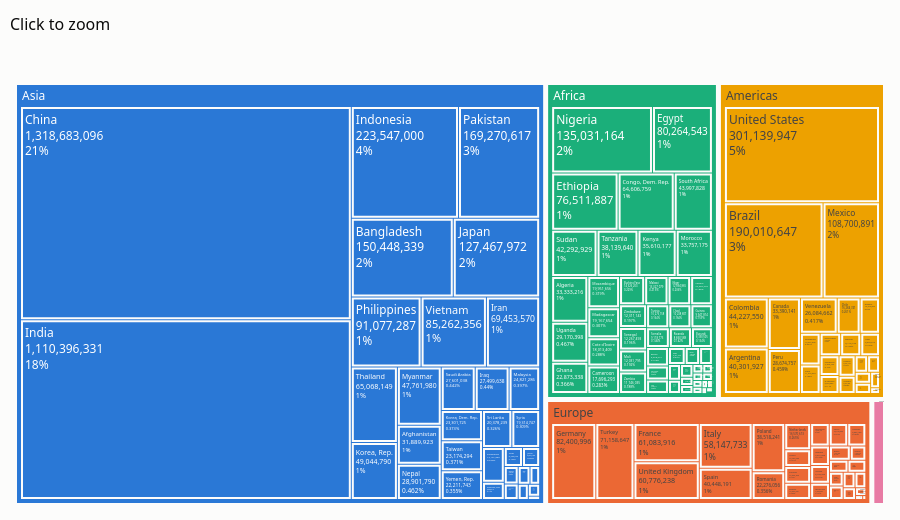

This figure's notebook cell:
### Markdown cell above
## Three treemap geometries

### Code cell
pc.treemap(g07, ['continent', 'country'], 'pop', backend='plotly', title='Click to zoom')

### Figure 1 — Plotly figure (JSON) as saved in the notebook; plotly's stock layout.template omitted (floating-point values rounded to 4 significant figures; data arrays with more than 128 entries replaced by an {"elided": "..."} marker saying what was removed)
{"data": [{"branchvalues": "total", "hovertemplate": "<b>%{label}</b><br>%{value:,.4~g} (%{percentRoot:.1%} of total)<extra></extra>", "ids": {"elided": "147 str values"}, "labels": {"elided": "147 str values"}, "marker": {"colors": {"elided": "147 str values"}, "line": {"color": "#fcfcfb", "width": 2}}, "maxdepth": -1, "parents": {"elided": "147 str values"}, "pathbar": {"visible": true}, "textinfo": "label+value+percent root", "tiling": {"packing": "squarify", "pad": 3}, "type": "treemap", "values": {"elided": "147 int values"}}], "layout": {"height": 520, "margin": {"b": 10, "l": 10, "r": 10}, "title": {"text": "Click to zoom"}}}
